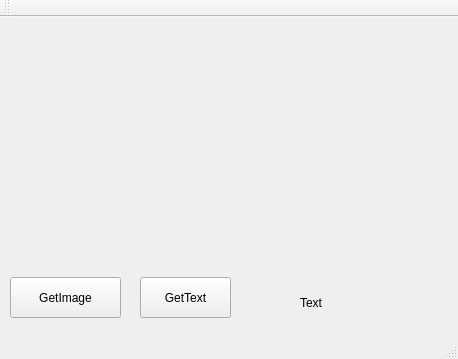
<?xml version="1.0" encoding="UTF-8"?>
<ui version="4.0">
 <class>MainWindow</class>
 <widget class="QMainWindow" name="MainWindow">
  <property name="geometry">
   <rect>
    <x>0</x>
    <y>0</y>
    <width>458</width>
    <height>359</height>
   </rect>
  </property>
  <property name="windowTitle">
   <string>MainWindow</string>
  </property>
  <widget class="QWidget" name="centralWidget">
   <widget class="QLabel" name="label">
    <property name="geometry">
     <rect>
      <x>60</x>
      <y>10</y>
      <width>261</width>
      <height>211</height>
     </rect>
    </property>
    <property name="text">
     <string/>
    </property>
   </widget>
   <widget class="QPushButton" name="pushButton">
    <property name="geometry">
     <rect>
      <x>10</x>
      <y>260</y>
      <width>111</width>
      <height>41</height>
     </rect>
    </property>
    <property name="text">
     <string>GetImage</string>
    </property>
   </widget>
   <widget class="QPushButton" name="pushButton_2">
    <property name="geometry">
     <rect>
      <x>140</x>
      <y>260</y>
      <width>91</width>
      <height>41</height>
     </rect>
    </property>
    <property name="text">
     <string>GetText</string>
    </property>
   </widget>
   <widget class="QLabel" name="label_2">
    <property name="geometry">
     <rect>
      <x>300</x>
      <y>270</y>
      <width>101</width>
      <height>31</height>
     </rect>
    </property>
    <property name="text">
     <string>Text</string>
    </property>
   </widget>
  </widget>
  <widget class="QMenuBar" name="menuBar">
   <property name="geometry">
    <rect>
     <x>0</x>
     <y>0</y>
     <width>458</width>
     <height>21</height>
    </rect>
   </property>
  </widget>
  <widget class="QToolBar" name="mainToolBar">
   <attribute name="toolBarArea">
    <enum>TopToolBarArea</enum>
   </attribute>
   <attribute name="toolBarBreak">
    <bool>false</bool>
   </attribute>
  </widget>
  <widget class="QStatusBar" name="statusBar"/>
 </widget>
 <layoutdefault spacing="6" margin="11"/>
 <resources/>
 <connections/>
</ui>
